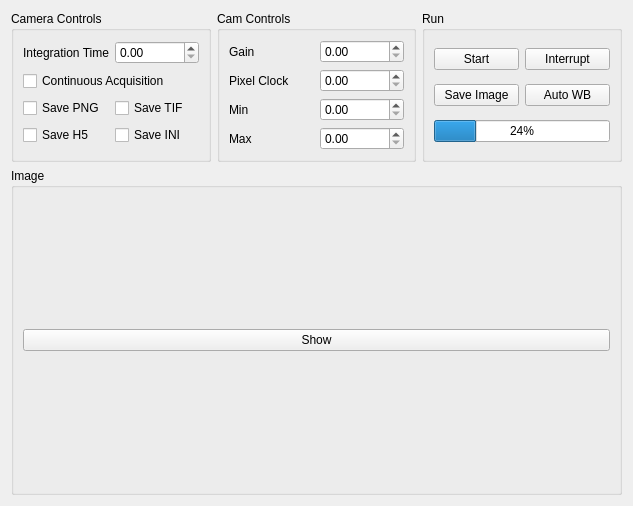
<?xml version="1.0" encoding="UTF-8"?>
<ui version="4.0">
 <class>Form</class>
 <widget class="QWidget" name="Form">
  <property name="geometry">
   <rect>
    <x>0</x>
    <y>0</y>
    <width>633</width>
    <height>506</height>
   </rect>
  </property>
  <property name="windowTitle">
   <string>Form</string>
  </property>
  <layout class="QGridLayout" name="gridLayout_2" rowstretch="0,1">
   <item row="0" column="2">
    <widget class="QGroupBox" name="run_groupBox">
     <property name="title">
      <string>Run</string>
     </property>
     <layout class="QGridLayout" name="gridLayout_3">
      <item row="0" column="1">
       <widget class="QPushButton" name="interrupt_pushButton">
        <property name="text">
         <string>Interrupt</string>
        </property>
       </widget>
      </item>
      <item row="0" column="0">
       <widget class="QPushButton" name="start_pushButton">
        <property name="text">
         <string>Start</string>
        </property>
       </widget>
      </item>
      <item row="2" column="0" colspan="2">
       <widget class="QProgressBar" name="progressBar">
        <property name="value">
         <number>24</number>
        </property>
       </widget>
      </item>
      <item row="1" column="1">
       <widget class="QPushButton" name="autowb_pushButton">
        <property name="text">
         <string>Auto WB</string>
        </property>
       </widget>
      </item>
      <item row="1" column="0">
       <widget class="QPushButton" name="save_pushButton">
        <property name="text">
         <string>Save Image</string>
        </property>
       </widget>
      </item>
     </layout>
    </widget>
   </item>
   <item row="1" column="0" colspan="3">
    <widget class="QGroupBox" name="plot_groupBox">
     <property name="title">
      <string>Image</string>
     </property>
     <layout class="QVBoxLayout" name="verticalLayout">
      <item>
       <widget class="QPushButton" name="show_pushButton">
        <property name="text">
         <string>Show</string>
        </property>
       </widget>
      </item>
     </layout>
    </widget>
   </item>
   <item row="0" column="0">
    <widget class="QGroupBox" name="camera_controls_groupBox">
     <property name="title">
      <string>Camera Controls</string>
     </property>
     <layout class="QGridLayout" name="gridLayout_4">
      <item row="2" column="0" colspan="2">
       <widget class="QCheckBox" name="continuous_checkBox">
        <property name="text">
         <string>Continuous Acquisition</string>
        </property>
       </widget>
      </item>
      <item row="3" column="0">
       <widget class="QCheckBox" name="save_png_checkBox">
        <property name="text">
         <string>Save PNG</string>
        </property>
       </widget>
      </item>
      <item row="0" column="0">
       <widget class="QLabel" name="label_6">
        <property name="text">
         <string>Integration Time</string>
        </property>
       </widget>
      </item>
      <item row="0" column="1">
       <widget class="QDoubleSpinBox" name="exp_time_doubleSpinBox">
        <property name="maximum">
         <double>450.000000000000000</double>
        </property>
        <property name="singleStep">
         <double>0.300000000000000</double>
        </property>
       </widget>
      </item>
      <item row="3" column="1">
       <widget class="QCheckBox" name="save_tif_checkBox">
        <property name="text">
         <string>Save TIF</string>
        </property>
       </widget>
      </item>
      <item row="4" column="0">
       <widget class="QCheckBox" name="save_h5_checkBox">
        <property name="text">
         <string>Save H5</string>
        </property>
       </widget>
      </item>
      <item row="4" column="1">
       <widget class="QCheckBox" name="save_ini_checkBox">
        <property name="text">
         <string>Save INI</string>
        </property>
       </widget>
      </item>
     </layout>
    </widget>
   </item>
   <item row="0" column="1">
    <widget class="QGroupBox" name="roi_groupBox">
     <property name="title">
      <string>Cam Controls</string>
     </property>
     <layout class="QGridLayout" name="gridLayout" columnstretch="0,0">
      <item row="0" column="1">
       <widget class="QDoubleSpinBox" name="gain_doubleSpinBox"/>
      </item>
      <item row="1" column="0">
       <widget class="QLabel" name="label_2">
        <property name="text">
         <string>Pixel Clock</string>
        </property>
       </widget>
      </item>
      <item row="1" column="1">
       <widget class="QDoubleSpinBox" name="pixel_clock_doubleSpinBox"/>
      </item>
      <item row="0" column="0">
       <widget class="QLabel" name="label">
        <property name="text">
         <string>Gain</string>
        </property>
       </widget>
      </item>
      <item row="2" column="1">
       <widget class="QDoubleSpinBox" name="min_doubleSpinBox"/>
      </item>
      <item row="3" column="1">
       <widget class="QDoubleSpinBox" name="max_doubleSpinBox"/>
      </item>
      <item row="2" column="0">
       <widget class="QLabel" name="label_3">
        <property name="text">
         <string>Min</string>
        </property>
       </widget>
      </item>
      <item row="3" column="0">
       <widget class="QLabel" name="label_4">
        <property name="text">
         <string>Max</string>
        </property>
       </widget>
      </item>
     </layout>
    </widget>
   </item>
  </layout>
 </widget>
 <resources/>
 <connections/>
</ui>
